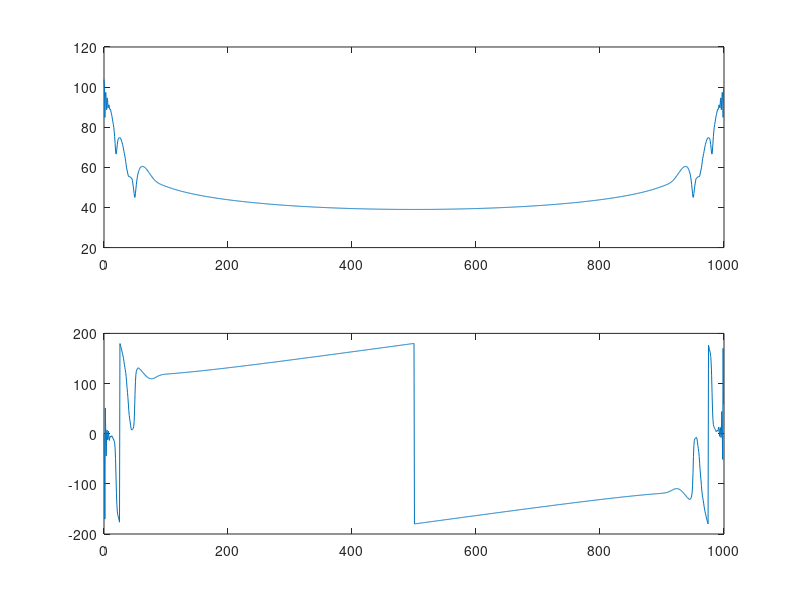

This chart was generated by the following MATLAB code:
clc
clear
fs=1000;
load('original_ECG.mat')
%The reason for taking window length as 1400 is in total 10000 samples of
%original there are 8 r peaks to cover atlest one peak we have taken 1400
%length.

output=original(1612:3011);
dft=fft(output);

i=0:(length(output))-1;
fo=i*fs/length(output);

%plotting
figure(1)
subplot(2,1,1)
plot(fo,20*log10(abs(dft)))
subplot(2,1,2)
plot(fo,(180/pi)*angle(dft))
mag=20*log10(abs(dft(3)))
phase=(180/pi)*angle(dft(3))